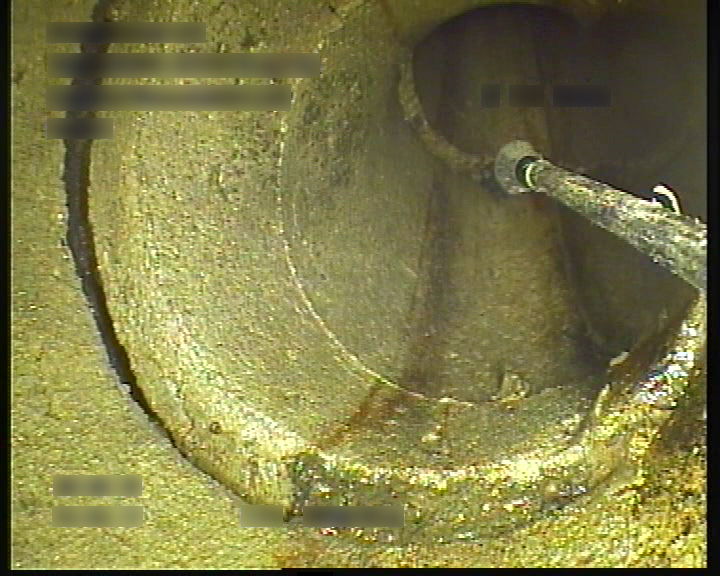
#> input picture 1d8e7662-00000957.png, 720 x 576 px; its folder holds only this picture in this run
$ python -i Disease_QF.py   (imports and definitions only)
#> lines starting #> are read from the running program, lines starting #| are printed output that depends on the picture; after the words box and inside, x2 and y2 are one past the last pixel; in counts of white or black regions, pixels touching at a corner belong together
import cv2
import numpy as np
import os
import glob
from pathlib import Path

class DiseaseQF:
    """A class to detect water depth in pipe images and calculate water depth ratio."""

    def __init__(self, input_dir="TEST_PHOTO", output_dir="QF_debug_output", pipe_diameter_pixels=None):
        """Initialize the detector with input/output directories and optional pipe diameter.

        Args:
            input_dir (str): Directory containing input images. Defaults to 'TEST_PHOTO'.
            output_dir (str): Directory to save debug images and results. Defaults to 'QF_debug_output'.
            pipe_diameter_pixels (int, optional): The diameter of the pipe in pixels. If None, it will be estimated.
        """
        self.input_dir = str(Path(input_dir))
        self.output_dir = str(Path(output_dir))
        self.pipe_diameter = pipe_diameter_pixels
        self.lower_black = np.array([0, 0, 0])  # Lower bound for black color in HSV
        self.upper_black = np.array([10, 255, 10])  # Upper bound for black color in HSV
        os.makedirs(self.output_dir, exist_ok=True)

    def _load_image(self, img_path, grayscale=False):
        """Load image with support for UTF-8 paths."""
#> called with img_path = '../1d8e7662-00000957.png', grayscale = False
        img_path = str(Path(img_path))
        try:
            img = cv2.imdecode(np.fromfile(img_path, dtype=np.uint8),
                             cv2.IMREAD_GRAYSCALE if grayscale else cv2.IMREAD_COLOR)
#> img is the input picture: shape (576, 720, 3); mean B, G, R 71.8, 123.4, 126.9
            if img is None:
                raise ValueError(f"❌ Unable to load image: {img_path}")
            return img
        except Exception as e:
            print(f"❌ Failed to load image {img_path}: {str(e)}")
            return None

    def _save_debug_image(self, img, name):
        """Save debug image to the specified directory."""
        save_path = os.path.join(self.output_dir, name)
        if len(img.shape) == 2:  # Convert single-channel image to BGR
            img = cv2.cvtColor(img, cv2.COLOR_GRAY2BGR)
        cv2.imwrite(save_path, img)
        return save_path

    def auto_estimate_diameter(self, img_path, method="auto"):
        """Automatically estimate the pipe diameter using Hough transform or projection method.

        Args:
            img_path (str): Path to the input image.
            method (str): Method to use ('hough', 'projection', or 'auto'). Defaults to 'auto'.

        Returns:
            int or None: Estimated diameter in pixels, or None if estimation fails.
        """
#> called with img_path = '../1d8e7662-00000957.png', method = 'auto'
        img_name = os.path.splitext(os.path.basename(img_path))[0]
        img = self._load_image(img_path, grayscale=True)
#> call 2 of _load_image, with img_path = '../1d8e7662-00000957.png', grayscale = True
#> in _load_image (call 2), `img = cv2.imdecode(np.fromfile(img_path, dtype=np.uint8), cv2.IMREAD_G..`:
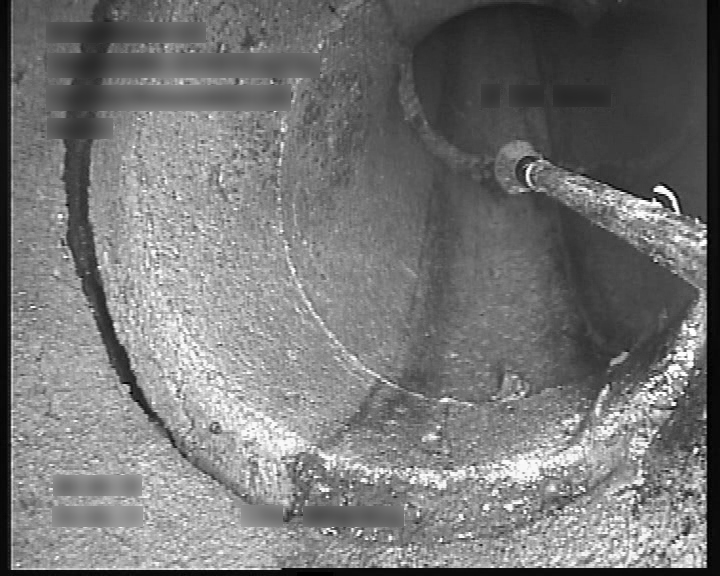
#> img: shape (576, 720); min 0, max 255, mean 118.1
        if img is None:
            print("❌ 无法加载图像，请检查文件路径")
            return None

        height, width = img.shape
        estimated_diameter = None

        # Method 1: Hough Circle Transform
        if method in ("hough", "auto"):
            img_blurred = cv2.GaussianBlur(img, (5, 5), 0)
            self._save_debug_image(img_blurred, f"{img_name}_01_blurred_hough.jpg")
            circles = cv2.HoughCircles(
                img_blurred, cv2.HOUGH_GRADIENT, dp=1.0, minDist=width // 8,
                param1=100, param2=20, minRadius=50, maxRadius=width // 2
            )
#> circles = 44 rows, first 8: [386.5, 247.5, 319.8], [448.5, 315.5, 249.4], [361.5, 342.5, 225.2], [444.5, 169.5, 308.8], [357.5, 134.5, 348.4], [542.5, 173.5, 353.9], [519.5, 371.5, 186.7], [146.5, 429.5, 136.1]
            if circles is not None:
                circles = np.uint16(np.around(circles))
#> circles = 44 rows, first 8: [386, 248, 320], [448, 316, 249], [362, 342, 225], [444, 170, 309], [358, 134, 348], [542, 174, 354], [520, 372, 187], [146, 430, 136]
                if len(circles[0]) > 0:
                    estimated_diameter = 2 * circles[0][0][2]
#> estimated_diameter = 640
                    print(f"[Hough] 估算管道直径: {estimated_diameter} px, 中心: ({circles[0][0][0]}, {circles[0][0][1]})")
#| [Hough] 估算管道直径: 640 px, 中心: (386, 248)
                    hough_img = self._load_image(img_path)  # Load color image for visualization
                    cv2.circle(hough_img, (circles[0][0][0], circles[0][0][1]), circles[0][0][2], (0, 255, 0), 2)
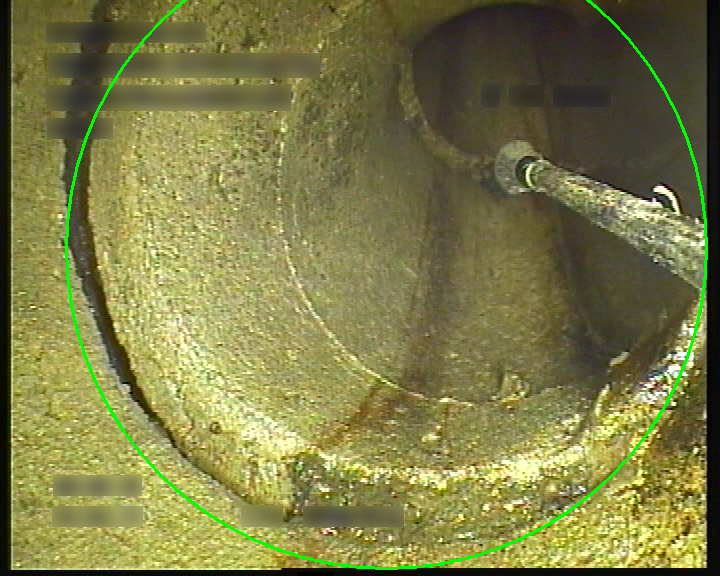
#> hough_img: shape (576, 720, 3); 1.12% of pixels changed, all inside (x1, y1, x2, y2) = (65, 0, 708, 570)
                    self._save_debug_image(hough_img, f"{img_name}_02_hough_circle.jpg")
                    self.pipe_diameter = estimated_diameter
#> self.pipe_diameter = 640
                    return estimated_diameter

        # Method 2: Projection Method
        if method in ("projection", "auto"):
            edges = cv2.Canny(img, 50, 150)
            self._save_debug_image(edges, f"{img_name}_01_canny_projection.jpg")
            projection = np.sum(edges, axis=1)
            threshold = np.max(projection) * 0.3
            rows = np.where(projection > threshold)[0]
            if len(rows) >= 2:
                top, bottom = min(rows), max(rows)
                estimated_diameter = bottom - top
                print(f"[Projection] 估算管道直径: {estimated_diameter} px")
                proj_img = self._load_image(img_path)  # Load color image for visualization
                cv2.line(proj_img, (0, top), (width, top), (0, 255, 0), 2)
                cv2.line(proj_img, (0, bottom), (width, bottom), (0, 255, 0), 2)
                self._save_debug_image(proj_img, f"{img_name}_02_projection_lines.jpg")
                self.pipe_diameter = estimated_diameter
                return estimated_diameter

        print("❌ 无法自动估算管道直径，请手动设置 pipe_diameter 或检查图像")
        return None

    def detect_water_depth(self, img_path):
        """Detect water depth in the pipe image, save result image and text report.

        Args:
            img_path (str): Path to the input image.

        Returns:
            tuple: (result dictionary, result image path, result text path)
        """
        img_name = os.path.splitext(os.path.basename(img_path))[0]
        img = self._load_image(img_path)
        if img is None:
            raise ValueError("❌ 无法加载图像，请检查文件路径")

        # Estimate pipe diameter if not set
        if self.pipe_diameter is None:
            self.auto_estimate_diameter(img_path)

        if self.pipe_diameter is None:
            raise ValueError("❌ Pipe diameter not set and could not be estimated")

        height, width = img.shape[:2]
        center_y = height // 2
        center_x = width // 2
        radius = self.pipe_diameter // 2
#> radius = 320

        # Convert to HSV and create water mask
        hsv = cv2.cvtColor(img, cv2.COLOR_BGR2HSV)
#> hsv: shape (576, 720, 3); mean H, S, V 28.9, 112, 127.7
        water_mask_full = cv2.inRange(hsv, self.lower_black, self.upper_black)
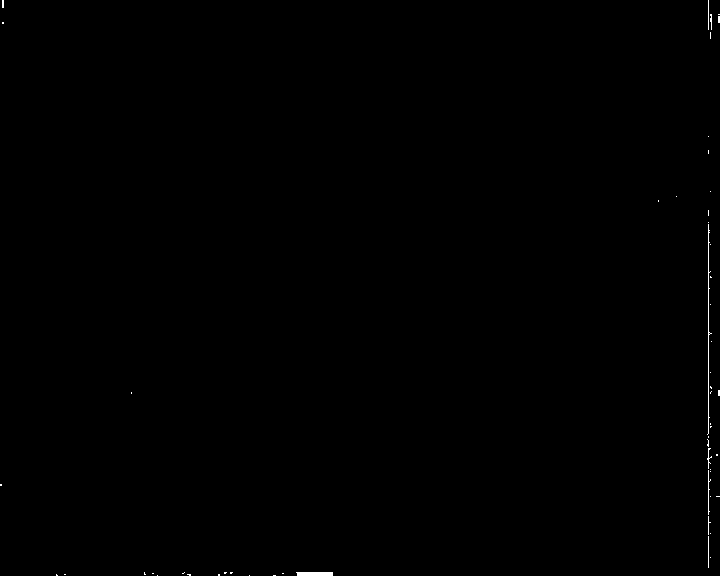
#> water_mask_full: shape (576, 720); 0.17% white; 54 white regions (46 under 20 px), largest, box (x1, y1, x2, y2) and area: (707, 224, 712, 435) 222, (296, 572, 333, 576) 145, (708, 470, 711, 515) 50
        self._save_debug_image(water_mask_full, f"{img_name}_03_water_mask.jpg")

        # Create full circle mask
        circle_mask_full = np.zeros_like(water_mask_full, dtype=np.uint8)
        cv2.circle(circle_mask_full, (center_x, center_y), radius, 255, -1)
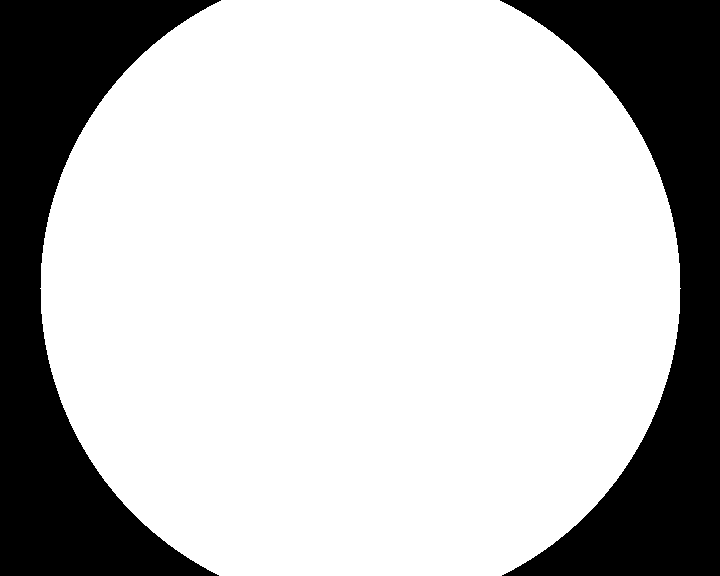
#> circle_mask_full: shape (576, 720); 74.7% white; 2 black regions, box (x1, y1, x2, y2) and area: (0, 0, 221, 576) 52823, (500, 0, 720, 576) 52247
        self._save_debug_image(circle_mask_full, f"{img_name}_04_circle_mask.jpg")

        # Find water level (top of water area)
        water_contours, _ = cv2.findContours(water_mask_full, cv2.RETR_EXTERNAL, cv2.CHAIN_APPROX_SIMPLE)
#> water_contours = 54 contours, 53 with area under 20; largest, box (x1, y1, x2, y2) and area: (296, 572, 333, 576) 106
        debug_contours_img = cv2.cvtColor(water_mask_full, cv2.COLOR_GRAY2BGR)
        if water_contours:
            water_contour = max(water_contours, key=cv2.contourArea)
#> water_contour = [[296, 572], [297, 573], [297, 575], [332, 575], [332, 572]]
            water_level_y = np.min(water_contour[:, :, 1])  # Topmost point of water
#> water_level_y = 572
            cv2.drawContours(debug_contours_img, [water_contour], -1, (0, 255, 0), 2)
            cv2.putText(debug_contours_img, f"Water Level: {water_level_y} px", (10, 30),
                        cv2.FONT_HERSHEY_SIMPLEX, 0.5, (0, 255, 0), 1)
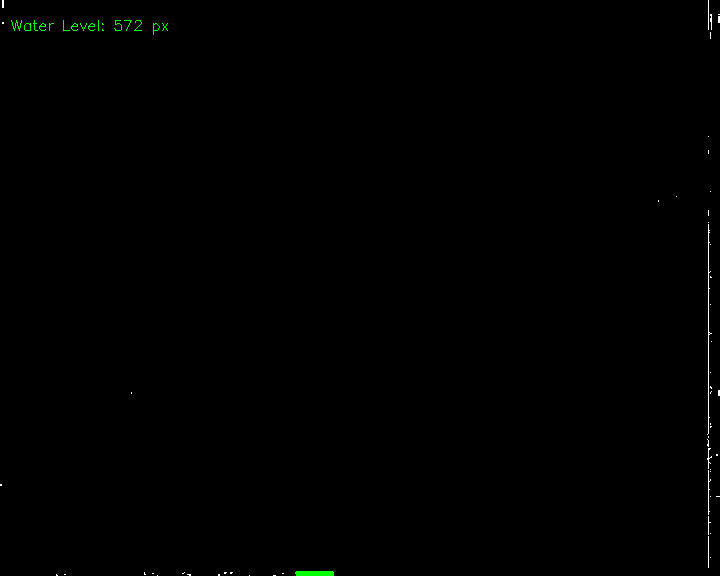
#> debug_contours_img: shape (576, 720, 3); mean B, G, R 0.4, 0.7, 0.4
        else:
            water_level_y = height  # Default to bottom if no water detected
        self._save_debug_image(debug_contours_img, f"{img_name}_05_water_contours.jpg")
        print(f"🌊 检测到的水面高度: {water_level_y} px")
#| 🌊 检测到的水面高度: 572 px

        # Pipe bottom y-coordinate
        pipe_bottom_y = center_y + radius
#> pipe_bottom_y = 608
#> (the rest of the program and of its run is left out)
